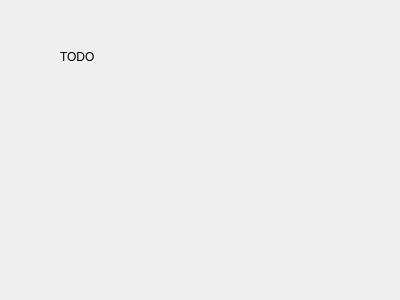
<?xml version="1.0" encoding="UTF-8"?>
<ui version="4.0">
 <class>TodoMainWidget</class>
 <widget class="QWidget" name="TodoMainWidget">
  <property name="geometry">
   <rect>
    <x>0</x>
    <y>0</y>
    <width>400</width>
    <height>300</height>
   </rect>
  </property>
  <property name="windowTitle">
   <string>Form</string>
  </property>
  <widget class="QLabel" name="label">
   <property name="geometry">
    <rect>
     <x>60</x>
     <y>50</y>
     <width>57</width>
     <height>14</height>
    </rect>
   </property>
   <property name="text">
    <string>TODO</string>
   </property>
  </widget>
 </widget>
 <resources/>
 <connections/>
</ui>
